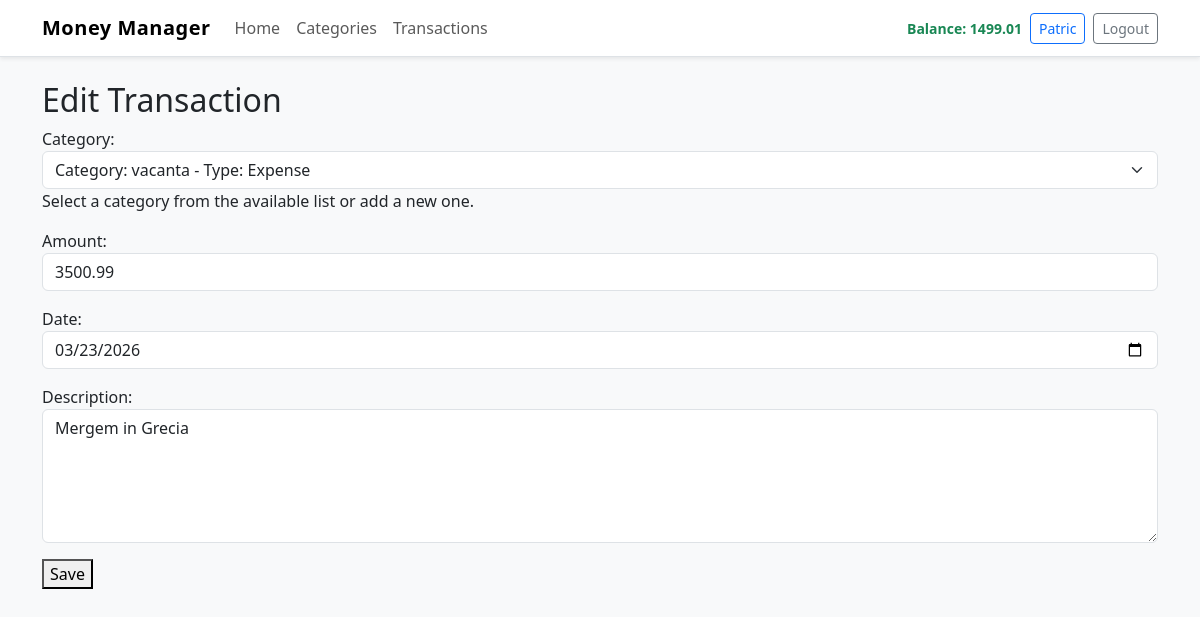
Page /transactions/12/edit/ (signed in) on the committed database.
### core/models.py (models this page shows, shortened)
class Transaction(models.Model):
	user = models.ForeignKey(User, on_delete=models.CASCADE)
	category = models.ForeignKey(Category, on_delete=models.SET_NULL, null=True)
	amount = models.DecimalField(max_digits=10, decimal_places=2)
	date = models.DateField()
	description = models.TextField(blank=True)
	created_at = models.DateTimeField(auto_now_add=True)
	updated_at = models.DateTimeField(auto_now=True)

### core/views.py (the view)
# urls.py: path('transactions/<int:pk>/edit/', views.TransactionUpdateView.as_view(), name='transaction-edit'),
class TransactionUpdateView(LoginRequiredMixin, UpdateView):
	model = Transaction
	form_class = TransactionForm
	template_name = 'core/transaction_form.html'
	success_url = reverse_lazy('transaction-list')
	def get_form_kwargs(self):
		kwargs = super().get_form_kwargs()
		kwargs['user'] = self.request.user
		return kwargs

### core/forms.py (shortened to what this page needs)
class TransactionForm(forms.ModelForm):
    def __init__(self, *args, **kwargs):
        self.user = kwargs.pop('user', None)
        super().__init__(*args, **kwargs)
        for field_name, field in self.fields.items():
            existing_class = field.widget.attrs.get('class', '')
            if 'form-control' not in existing_class and 'form-select' not in existing_class:
                field.widget.attrs['class'] = f'{existing_class} form-control'.strip()
    class Meta:
        model = Transaction
        fields = ['category', 'amount', 'date', 'description']
        widgets = {
            'date': forms.DateInput(attrs={'type': 'date', 'class': 'form-control'}),
            'category': forms.Select(attrs={'class': 'form-select'}),
            'amount': forms.NumberInput(attrs={'class': 'form-control'}),
            'description': forms.Textarea(attrs={'class': 'form-control', 'rows': 5}),
        }
        help_texts = {
            'category': 'Select a category from the available list or add a new one.'
        }

### core/context_processors.py (called while the page is built)
def get_financial_summary(user):
	if not user.is_authenticated:
		return {
			'income_total': 0,
			'expense_total': 0,
			'current_balance': 0,
		}
	transactions = Transaction.objects.filter(user=user)
	income_total = transactions.filter(category__is_income=True).aggregate(total=Sum('amount'))['total'] or 0
	expense_total = transactions.filter(category__is_income=False).aggregate(total=Sum('amount'))['total'] or 0
	return {
		'income_total': income_total,
		'expense_total': expense_total,
		'current_balance': income_total - expense_total,
	}

def financial_summary(request):
	return get_financial_summary(request.user)

### core/models.py (called while the page is built)
	def __str__(self):
		return f"Category: {self.name} - Type: {'Income' if self.is_income else 'Expense'}"

### core/templates/core/transaction_form.html (shortened to what this page needs)
{% extends 'core/base.html' %}
{% block content %}
<h2>{% if object %}Edit{% else %}Add{% endif %} Transaction</h2>
<form method="post">
    {{ form.as_p }}
    <button type="submit">Save</button>
</form>
{% endblock %}

### core/templates/core/base.html (shortened to what this page needs)
{% load static %}
<!DOCTYPE html>
<html lang="en">
<head>
    <link href="https://cdn.jsdelivr.net/npm/bootstrap@5.3.8/dist/css/bootstrap.min.css" rel="stylesheet">
    <link rel="stylesheet" href="{% static 'css/style.css' %}">
</head>
<body class="bg-light">
    <nav class="navbar navbar-expand-lg bg-white border-bottom shadow-sm">
        <div class="container">
            <a class="navbar-brand fw-bold" href="{% url 'home' %}">Money Manager</a>
            <div class="collapse navbar-collapse" id="navbarContent">
                <ul class="navbar-nav me-auto mb-2 mb-lg-0">
                    <li class="nav-item">
                        <a class="nav-link" href="{% url 'home' %}">Home</a>
                    </li>
                    <li class="nav-item">
                        <a class="nav-link" href="{% url 'category-list' %}">Categories</a>
                    </li>
                    <li class="nav-item">
                        <a class="nav-link" href="{% url 'transaction-list' %}">Transactions</a>
                    </li>
                </ul>
                <div class="d-flex gap-2 align-items-center flex-wrap">
                    {% if user.is_authenticated %}
                    <span class="navbar-text fw-semibold text-success small">Balance: {{ current_balance|floatformat:2 }}</span>
                    <a class="btn btn-outline-primary btn-sm" href="{% url 'profile' %}">{{ user.username }}</a>
                    <form method="post" action="{% url 'logout' %}" class="m-0">
                        <button type="submit" class="btn btn-outline-secondary btn-sm">Logout</button>
                    </form>
                    {% else %}
                    <a class="btn btn-primary btn-sm" href="{% url 'login' %}">Login</a>
                    {% endif %}
                </div>
            </div>
        </div>
    </nav>
    <main class="container py-4">
        {% block content %}{% endblock %}
    </main>
</body>
</html>

### static/css/style.css (style rules this page uses)
body { background-color: #f8f9fa; }
.navbar-brand { letter-spacing: 0.5px; }

### rows in the picture
Transaction: category "Category: vacanta - Type: Expense", amount "3500.99", date "03/23/2026", description "Mergem in Grecia"

### other values in the picture
{{ current_balance|floatformat:2 }} "1499.01"
{{ user.username }} "Patric"
